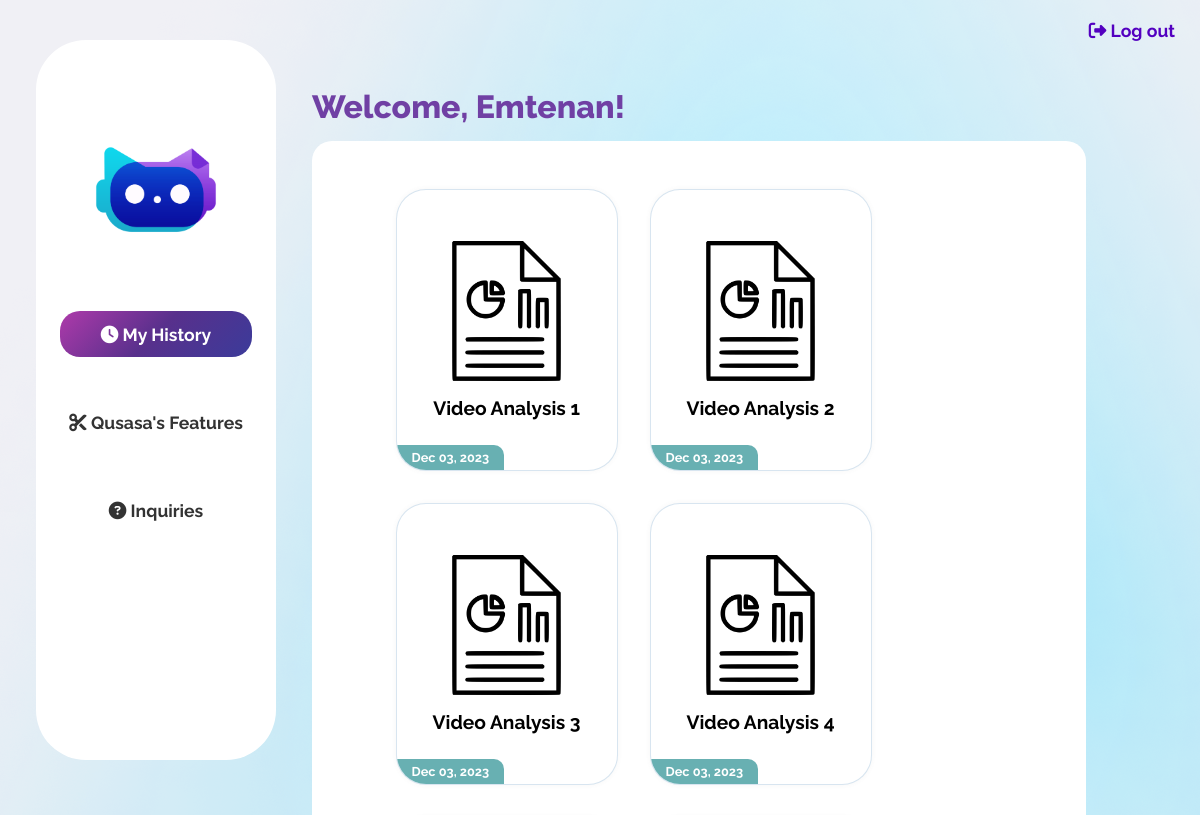
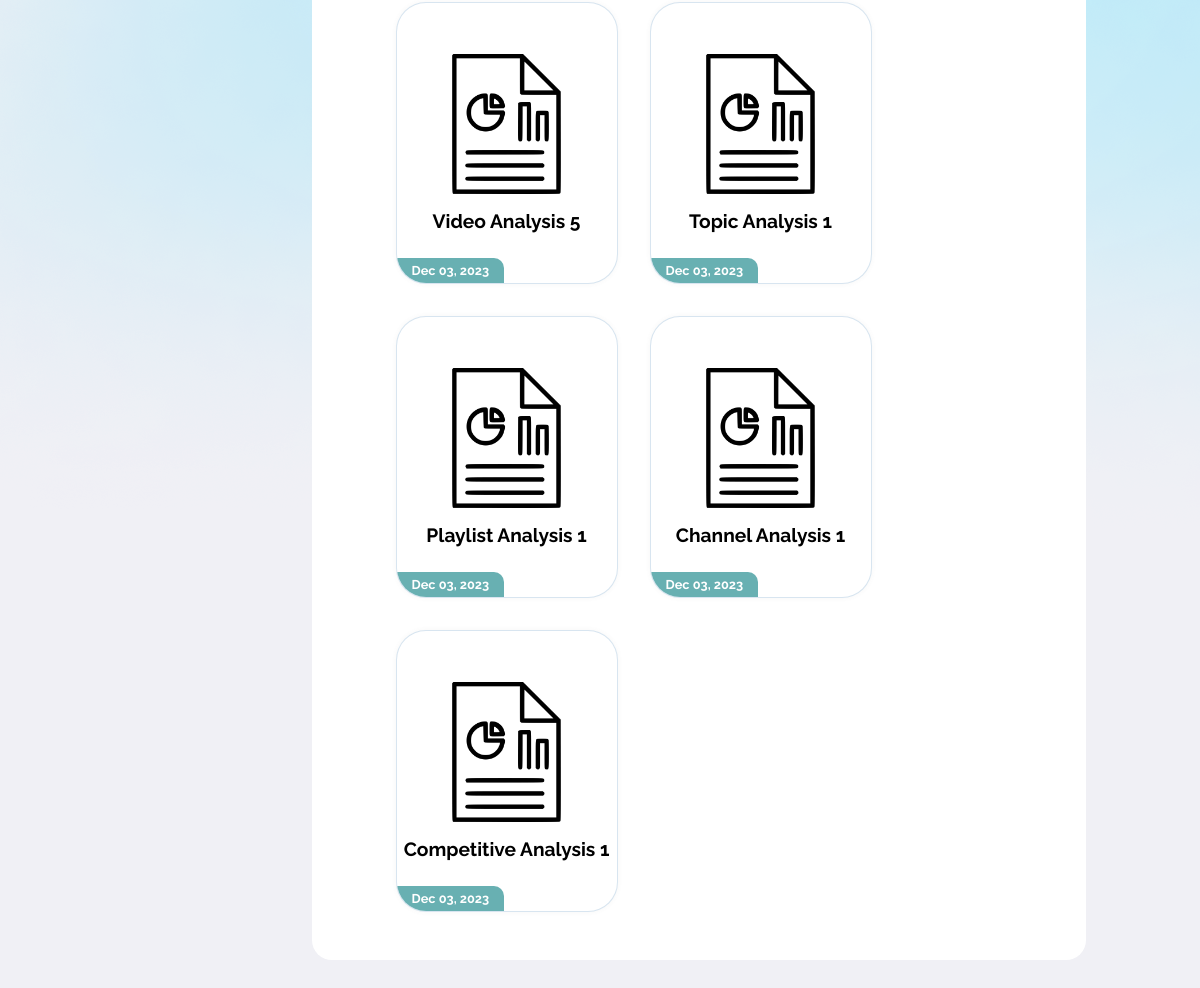
Before: /base/ (signed in) with the older database file (2 pictures, top to bottom).
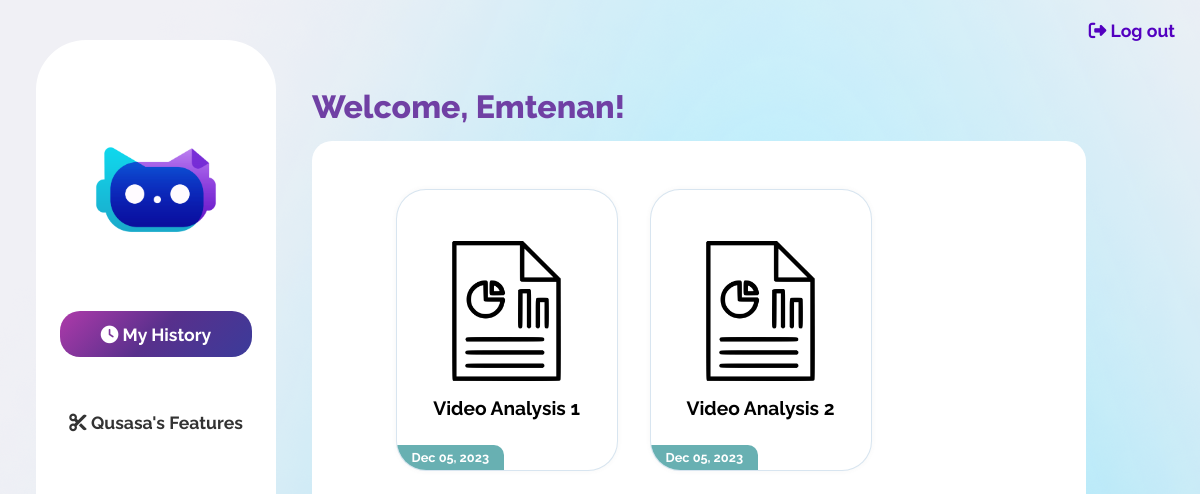
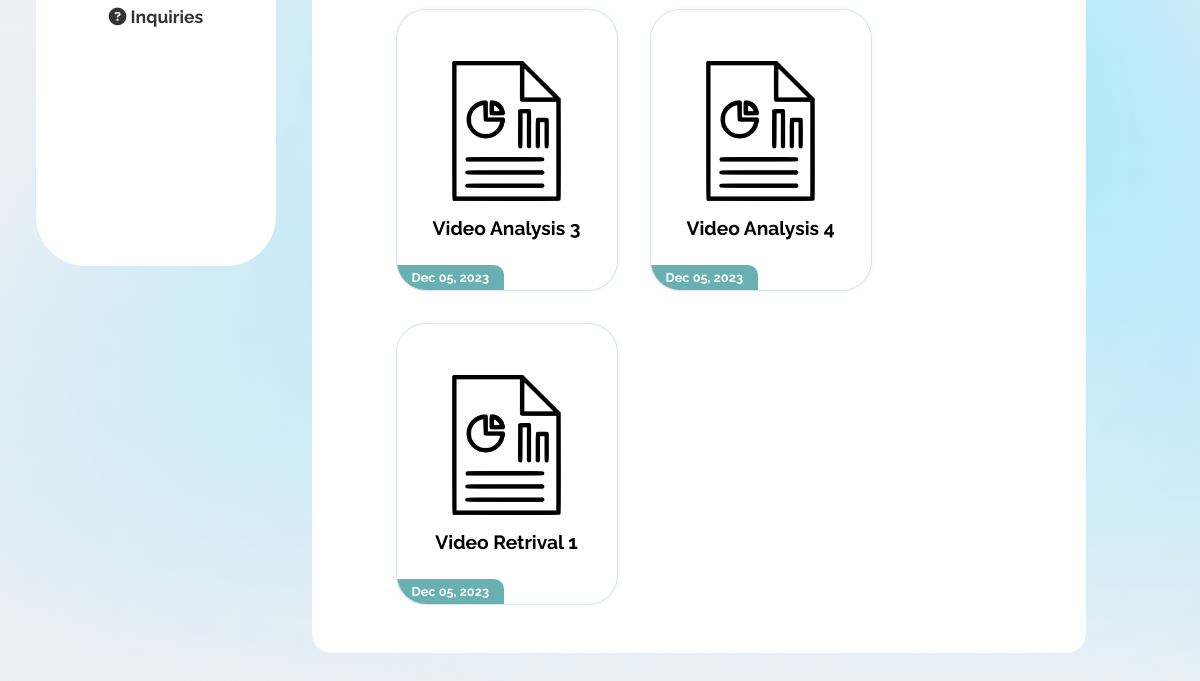
After: the same page with the newer database file (2 pictures, top to bottom).
### qusasa/models.py (models this page shows, shortened)
class CustomUser(AbstractUser):
    username = None  # remove the username field
    email = models.EmailField(unique=True, verbose_name='email address')
    USERNAME_FIELD = 'email'
    REQUIRED_FIELDS = ['first_name', 'last_name']  # removes email from REQUIRED_FIELDS
    is_verified = models.BooleanField(default=False)
    email_confirmation_code = models.CharField(max_length=30, blank=True, null=True)
    objects = CustomUserManager()

class VideoAnalysisHistory(models.Model):
    user = models.ForeignKey(settings.AUTH_USER_MODEL, on_delete=models.CASCADE)
    video_url = models.URLField(max_length=2048)
    created_at = models.DateTimeField(auto_now_add=True)

class TopicAnalysisHistory(models.Model):
    user = models.ForeignKey(settings.AUTH_USER_MODEL, on_delete=models.CASCADE)
    search_query = models.CharField(max_length=200)
    order = models.CharField(max_length=50)
    region_code = models.CharField(max_length=50)
    language = models.CharField(max_length=50)
    created_at = models.DateTimeField(auto_now_add=True)

class PlaylistAnalysisHistory(models.Model):
    user = models.ForeignKey(settings.AUTH_USER_MODEL, on_delete=models.CASCADE)
    playlist_url = models.URLField(max_length=2048)
    created_at = models.DateTimeField(auto_now_add=True)

class ChannelAnalysisHistory(models.Model):
    user = models.ForeignKey(settings.AUTH_USER_MODEL, on_delete=models.CASCADE)
    channel_url = models.URLField(max_length=2048)
    created_at = models.DateTimeField(auto_now_add=True)

class CompetitiveAnalysisHistory(models.Model):
    user = models.ForeignKey(settings.AUTH_USER_MODEL, on_delete=models.CASCADE)
    analysis_type = models.CharField(max_length=100)
    input_text = models.CharField(max_length=2048)
    choice = models.CharField(max_length=100)
    search_query = models.CharField(max_length=2048, blank=True, null=True)
    order = models.CharField(max_length=100, blank=True, null=True)
    region_code = models.CharField(max_length=100, blank=True, null=True)
    language = models.CharField(max_length=100, blank=True, null=True)
    channel_urls = models.JSONField(blank=True, null=True)  # For storing multiple channel URLs if needed
    created_at = models.DateTimeField(auto_now_add=True)

class VideoRetrievingHistory(models.Model):
    user = models.ForeignKey(settings.AUTH_USER_MODEL, on_delete=models.CASCADE)
    search_query = models.CharField(max_length=1024)
    order = models.CharField(max_length=100)
    region_code = models.CharField(max_length=100)
    language = models.CharField(max_length=100)
    num_of_videos = models.IntegerField()
    created_at = models.DateTimeField(auto_now_add=True)

### qusasa/views.py (the view)
    def wrap(request, *args, **kwargs):
        if request.user.is_verified:
            return function(request, *args, **kwargs)
        else:
            return redirect('confirm_email')

### qusasa/backend.py (called while the page is built)
    def get_user(self, user_id):
        UserModel = get_user_model()
        try:
            return UserModel.objects.get(pk=user_id)
        except UserModel.DoesNotExist:
            return None

### qusasa/views.py (called while the page is built)
def email_verified_required(function):
    def wrap(request, *args, **kwargs):
        if request.user.is_verified:
            return function(request, *args, **kwargs)
        else:
            return redirect('confirm_email')
    return wrap

### qusasa/templates/qusasa/base.html (shortened to what this page needs)
{% load static %}
<!DOCTYPE html>
<html lang="en">
<head>
    <link rel="stylesheet" href="{% static 'qusasa/css/base.css' %}">
    <link rel="stylesheet" href="{% static 'qusasa/css/cards.css' %}" />
</head>
<body>
    <a class="log-out" href="{% url 'logout' %}"><i class="fa-solid fa-right-from-bracket"></i>  Log out</a>
    {% include 'side_nav.html' %}
    <div class="content">
        <div class="welcome">
            Welcome, {{ user.first_name }}!
        </div>
        <div class="history">
            <div class="cards">
                {% if video_histories.exists or topic_histories.exists or playlist_histories.exists or channel_histories.exists or video_retrieving_histories.exists or competitive_histories.exists %}
                    {% for history in video_histories %}
                    <article class="card">
                        <a href="{% url 'video_analysis_detail' history.id %}">
                        <header class="card__thumb">
                            <img src="{% static 'qusasa/images/report.png' %}"/>
                            <div class="feature-name">
                                    Video Analysis {{ forloop.counter }}
                            </div>
                        </header>
                        <div class="card__body">
                            <div class="card__category youtube">{{ history.created_at|date:"M d, Y" }}</div>
                        </div>
                    </a>
                    </article>
                    {% endfor %}
                    {% for history in topic_histories %}
                    <article class="card">
                        <a href="{% url 'topic_analysis_detail' history.id %}">
                        <header class="card__thumb">
                            <img src="{% static 'qusasa/images/report.png' %}"/>
                            <div class="feature-name">
                                    Topic Analysis {{ forloop.counter }}
                            </div>
                        </header>
                        <div class="card__body">
                            <div class="card__category youtube">{{ history.created_at|date:"M d, Y" }}</div>
                        </div>
                    </a>
                    </article>
                    {% endfor %}
                    {% for history in playlist_histories %}
                    <article class="card">
                        <a href="{% url 'playlist_analysis_detail' history.id %}">
                        <header class="card__thumb">
                            <img src="{% static 'qusasa/images/report.png' %}"/>
                            <div class="feature-name">
                                    Playlist Analysis {{ forloop.counter }}
                            </div>
                        </header>
                        <div class="card__body">
                            <div class="card__category youtube">{{ history.created_at|date:"M d, Y" }}</div>
                        </div>
                    </a>
                    </article>
                    {% endfor %}
                    {% for history in channel_histories %}
                    <article class="card">
                        <a href="{% url 'channel_analysis_detail' history.id %}">
                        <header class="card__thumb">
                            <img src="{% static 'qusasa/images/report.png' %}"/>
                            <div class="feature-name">
                                    Channel Analysis {{ forloop.counter }}
                            </div>
                        </header>
                        <div class="card__body">
                            <div class="card__category youtube">{{ history.created_at|date:"M d, Y" }}</div>
                        </div>
                    </a>
                    </article>
                    {% endfor %}
                    {% for history in video_retrieving_histories %}
                    <article class="card">
                        <a href="{% url 'video_retriving_detail' history.id %}">
                        <header class="card__thumb">
                            <img src="{% static 'qusasa/images/report.png' %}"/>
                            <div class="feature-name">
                                    Video Retrival {{ forloop.counter }}
                            </div>
                        </header>
                        <div class="card__body">
                            <div class="card__category youtube">{{ history.created_at|date:"M d, Y" }}</div>
                        </div>
                    </a>
                    </article>
                    {% endfor %}
                    {% for history in competitive_histories %}
                    <article class="card">
                        <a href="{% url 'competitive_analysis_detail' history.id %}">
                        <header class="card__thumb">
                            <img src="{% static 'qusasa/images/report.png' %}"/>
                            <div class="feature-name">
                                    Competitive Analysis {{ forloop.counter }}
                            </div>
                        </header>
                        <div class="card__body">
                            <div class="card__category youtube">{{ history.created_at|date:"M d, Y" }}</div>
                        </div>
                    </a>
                    </article>
                    {% endfor %}
                {% endif %}
            </div>
        </div>
    </div>
</body>
</html>

### qusasa/templates/side_nav.html (shortened to what this page needs)
{% load static %}
{% with current_url=request.resolver_match.url_name %}
<div class="side-nav">
    <div class="side-nav-container">
      <img src="{% static 'qusasa/images/Qusasa end.png' %}" alt="" />
      <a class="el" href="{% url 'base'%}" {% if current_url == 'base' %}id="el-current"{% endif %} ><i class="fa-solid fa-clock"></i> My History</a>
      <a class="el" href="{%url 'wFeature'%}" {% if current_url == 'wFeature' or current_url == 'InstagramFeat' or current_url == 'YouTubeFeat'%} id="el-current" {% endif %} ><i class="fa-solid fa-scissors"></i> Qusasa's Features</a>
      <a class="el" ><i class="fa-solid fa-circle-question"></i> Inquiries</a>
    </div>
  </div>
  {% endwith %}

### qusasa/static/qusasa/css/base.css (style rules this page uses)
html { width: 100%; margin: 0; padding: 0; background: #f0f0f5; background-repeat: no-repeat; background-attachment: fixed; font-family: 'Raleway', sans-serif; color: white; }
body { min-height: 100%; height: 100%; width: 100%; margin: 0; padding: 0; background-image: url("static/images/Frame 2.png"); background-repeat: no-repeat; background-attachment: fixed; display: flex; flex-direction: row; min-height: 100vh; justify-content: stretch; align-items: start; align-content: start; justify-items: start; }
a { text-decoration: none; }
.side-nav { min-height: 100vh; height: 100vh; width: 20%; color: black; display: flex; flex-direction: column; justify-content: center; align-content: center; align-items: center; flex-wrap: wrap; text-align: center; padding: 0 3%; margin: 0; }
.side-nav-container { margin: 0; height: 90%; width: 100%; background: white; border-radius: 50px; display: flex; flex-direction: column; align-items: center; }
.side-nav .side-nav-container img { max-height: 100px; margin-top: 100px; margin-bottom: 50px; }
.side-nav .side-nav-container .el { width: 80%; padding: 10px; font-size: 1.1rem; font-weight: 700; margin: 1.3rem 0; padding: 0.8rem 0; border-radius: 20px; cursor: pointer; transition: ease 0.2s; color: #333; }
#el-current { background: linear-gradient(-45deg, #3b3b9a, #58308c, #ae3aaa); color: white; transition: ease 0.2s; }
.log-out { color: #5300c0; cursor: pointer; transition: ease 0.2s; font-size: 1.1rem; font-weight: 700; position: absolute; top: 20px; right: 25px; }
.content { min-height: 90%; width: 30vw; display: flex; flex-direction: column; justify-content: flex-start; align-items: flex-start; flex: 1; padding-top: 5vh; }
.content .welcome { color:rgb(112, 64, 164); font-size: 2rem; font-weight: 800; padding: 3rem 0; width: 100%; }
.content .history { background-color: white; border-radius: 20px; color: #0B0B25; width: 80%; padding: 2rem; font-weight: 700; font-size: 1.2rem; }
.content .welcome { padding-bottom: 1rem; }

### qusasa/static/qusasa/css/cards.css (style rules this page uses)
.content { margin-bottom: 50vh; }
.content .welcome { padding-bottom: 1rem; }
.content .history { display: flex; flex-direction: row; flex-wrap: wrap; justify-content:center; align-items: center; }
.cards { display: flex; flex-direction: row; flex-wrap: wrap; justify-content:space-between; align-items: center; width: 90%; }
.card { cursor: pointer; margin: 1rem; width: 220px; height: 280px; background-color: #fff; box-shadow: 0 0 5px rgba(95, 95, 95, 0.058); overflow: hidden; -webkit-transition: box-shadow 0.5s; transition: box-shadow 0.5s; font-family: 'Raleway'; border-radius: 30px; border: solid 1px rgba(176, 202, 224, 0.495); }
article:last-child { align-self: flex-start; justify-self: flex-start; }
.card a { color: inherit; text-decoration: none; }
.card__thumb { height: 100%; overflow: hidden; -webkit-transition: height 0.5s; transition: height 0.5s; border-radius: 30px; display: flex; align-items: center; justify-content: center; flex-direction: column; }
.card a { height: 100%; width: 100%; }
.card__thumb img { max-width: 80%; max-height: 50%; display: block; margin: 0; padding: 0; opacity: 1; -webkit-transform: scale(1); transform: scale(1); -webkit-transition: opacity 0.5s, -webkit-transform 0.5s; transition: opacity 0.5s, -webkit-transform 0.5s; transition: opacity 0.5s, transform 0.5s; transition: opacity 0.5s, transform 0.5s, -webkit-transform 0.5s; }
.feature-name { background-color: white; color: black; transition-duration: 0.5s; margin-top: 1rem; }
.card__body { position: relative; height: 100%; -webkit-transition: height 0.5s; transition: 0.5s; padding: 2rem; }
.card__category { position: absolute; top: -25px; left: 0; height: 25px; padding: 0 15px; background-color: rgba(68, 157, 160, 0.804); color: #fff; font-size: 0.8rem; line-height: 25px; border-radius: 0px 10px 0px 0px; }

### qusasa/templates/qusasa/base.html (style rules this page uses)
.cards { justify-content: start; }

Changed rows visible on the page:
removed VideoAnalysisHistory: created_at "Dec 03, 2023"
removed VideoAnalysisHistory: created_at "Dec 03, 2023"
removed VideoAnalysisHistory: created_at "Dec 03, 2023"
removed VideoAnalysisHistory: created_at "Dec 03, 2023"
removed VideoAnalysisHistory: created_at "Dec 03, 2023"
removed TopicAnalysisHistory: created_at "Dec 03, 2023"
removed PlaylistAnalysisHistory: created_at "Dec 03, 2023"
removed ChannelAnalysisHistory: created_at "Dec 03, 2023"
removed CompetitiveAnalysisHistory: created_at "Dec 03, 2023"
added VideoAnalysisHistory: created_at "Dec 05, 2023"
added VideoAnalysisHistory: created_at "Dec 05, 2023"
added VideoAnalysisHistory: created_at "Dec 05, 2023"
added VideoAnalysisHistory: created_at "Dec 05, 2023"
added VideoRetrievingHistory: created_at "Dec 05, 2023"
